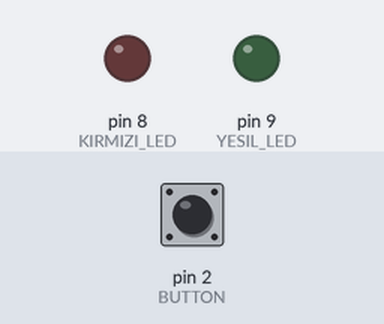
A sketch run on a simulated Arduino Uno, built with avr-gcc and run on an emulated ATmega328P. Parts: output pins drawn as LEDs (lit = HIGH). The test bench sets the inputs (shaded band); at power-on: pin 2 (BUTTON) HIGH.

Above: at 1.2 s.
1.3 s: pin 2 (BUTTON) pulled LOW for 0.15 s
At 2.0 s:
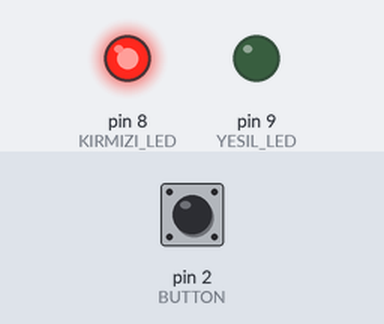
2.9 s: pin 2 (BUTTON) pulled LOW for 1 s
At 3.2 s:
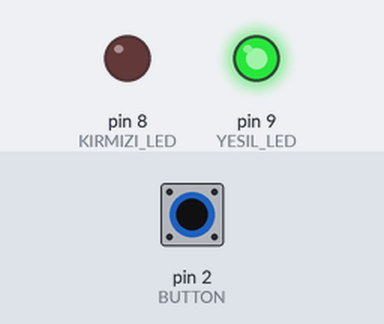
5.4 s: pin 2 (BUTTON) pulled LOW for 3.2 s
At 6.3 s:
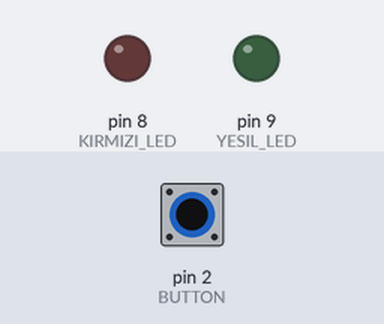
Timing chart, 0 to 8.4 s (numbered marks = the images above; inputs shaded):
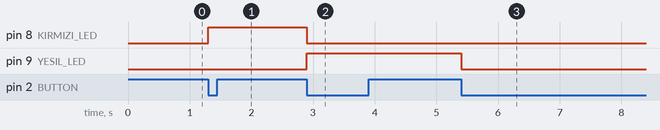

The sketch:

basic_state_machine.ino
```cpp
#define KIRMIZI_LED 8
#define YESIL_LED 9
#define BUTTON 2
volatile int systemState = 0;
void setup() {
  pinMode(KIRMIZI_LED, OUTPUT);
  pinMode(YESIL_LED, OUTPUT);
  pinMode(BUTTON, INPUT_PULLUP);
  attachInterrupt(digitalPinToInterrupt(BUTTON), modDegistir, FALLING);
}

void loop() {
    switch (systemState) {
      case 0:
        digitalWrite(YESIL_LED, LOW);
        break;
      case 1:
        digitalWrite(KIRMIZI_LED, HIGH);
        break;
      case 2:
        digitalWrite(KIRMIZI_LED, LOW);
        digitalWrite(YESIL_LED, HIGH);
        break;
  }
}

void modDegistir () {
  systemState++;
  if (systemState > 2) {
    systemState = 0;
  }
  }
```

Measured:
- after the input at 1.3 s, pin 8 (KIRMIZI_LED): LOW → HIGH at once
- after the input at 2.9 s, pin 8 (KIRMIZI_LED): HIGH → LOW at once; pin 9 (YESIL_LED): LOW → HIGH at once
- after the input at 5.4 s, pin 9 (YESIL_LED): HIGH → LOW at once
